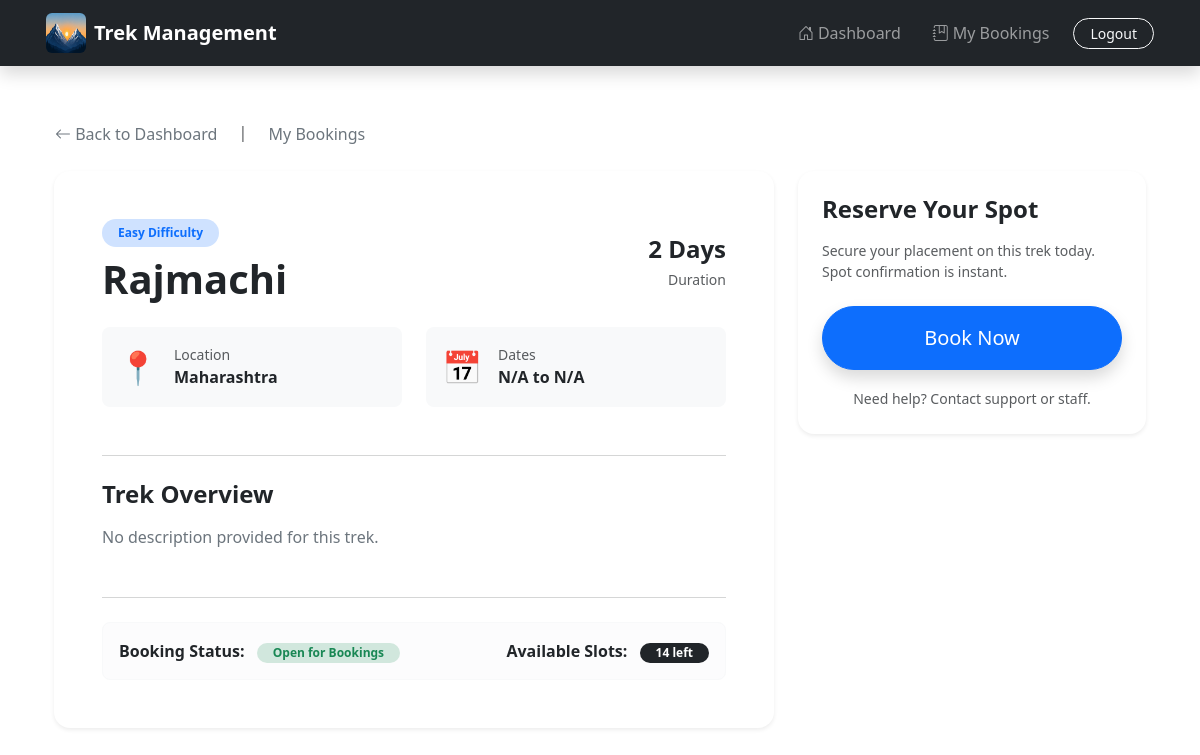
The page /trek/2 (signed in) on the database its author committed.
### models.py (models this page shows, shortened)
class Trek(db.Model):
    __tablename__ = "treks"
    trek_id = db.Column(db.Integer, primary_key=True)
    trek_name = db.Column(db.String(200), nullable=False)
    location = db.Column(db.String(200))
    difficulty = db.Column(db.String(30))
    duration_days = db.Column(db.Integer)
    available_slots = db.Column(db.Integer)
    start_date = db.Column(db.Date)
    end_date = db.Column(db.Date)
    description = db.Column(db.Text)
    status = db.Column(db.String(30), default="Pending")
    bookings = db.relationship("Booking",back_populates="trek",lazy=True)
    reviews = db.relationship("Review",back_populates="trek",lazy=True)

### routes/user.py (the view)
@user.route("/trek/<int:trek_id>")
def trek_detail(trek_id):
    if "user_id" not in session or session.get("role") != "user":
        flash("Please login first.")
        return redirect(url_for("auth.login"))
    trek = Trek.query.get(trek_id)
    if not trek:
        flash("Trek not found.")
        return redirect(url_for("auth.user_dashboard"))
    return render_template("user/trek_detail.html", trek=trek)

### templates/user/trek_detail.html (shortened to what this page needs)
{% extends "base.html" %}
{% block content %}
<div class="container py-4">
    <div class="mb-4">
        <a href="{{ url_for('auth.user_dashboard') }}" class="btn btn-link text-decoration-none p-0 me-3 text-secondary">
            <i class="bi bi-arrow-left"></i> Back to Dashboard
        </a>
        <span class="text-muted">|</span>
        <a href="{{ url_for('user.my_bookings') }}" class="btn btn-link text-decoration-none p-0 ms-3 text-secondary">
            My Bookings
        </a>
    </div>
    <div class="row">
        <div class="col-lg-8 mb-4">
            <div class="card border-0 shadow-sm rounded-4 p-4 p-md-5">
                <div class="d-flex flex-wrap align-items-center justify-content-between gap-3 mb-4">
                    <div>
                        <span class="badge bg-primary-subtle text-primary px-3 py-2 rounded-pill mb-2">
                            {{ trek.difficulty }} Difficulty
                        </span>
                        <h1 class="fw-bold text-dark mb-0">{{ trek.trek_name }}</h1>
                    </div>
                    <div class="text-lg-end">
                        <span class="fs-4 fw-bold text-dark d-block">{{ trek.duration_days }} Days</span>
                        <span class="text-muted small">Duration</span>
                    </div>
                </div>
                <div class="row g-4 mb-4">
                    <div class="col-sm-6">
                        <div class="d-flex align-items-center p-3 bg-light rounded-3">
                            <span class="fs-2 me-3">📍</span>
                            <div>
                                <small class="text-muted d-block">Location</small>
                                <strong class="text-dark">{{ trek.location or 'N/A' }}</strong>
                            </div>
                        </div>
                    </div>
                    <div class="col-sm-6">
                        <div class="d-flex align-items-center p-3 bg-light rounded-3">
                            <span class="fs-2 me-3">📅</span>
                            <div>
                                <small class="text-muted d-block">Dates</small>
                                <strong class="text-dark">
                                    {{ trek.start_date.strftime('%b %d, %Y') if trek.start_date else 'N/A' }}
                                    to
                                    {{ trek.end_date.strftime('%b %d, %Y') if trek.end_date else 'N/A' }}
                                </strong>
                            </div>
                        </div>
                    </div>
                </div>
                <hr class="my-4 text-muted opacity-25">
                <h4 class="fw-bold text-dark mb-3">Trek Overview</h4>
                <p class="text-secondary leading-relaxed mb-4">
                    {{ trek.description or 'No description provided for this trek.' }}
                </p>
                <hr class="my-4 text-muted opacity-25">
                <div class="d-flex align-items-center justify-content-between p-3 border border-light rounded-3 bg-light-subtle">
                    <div>
                        <strong class="text-dark">Booking Status:</strong>
                        {% if trek.status == 'Open' %}
                            <span class="badge bg-success-subtle text-success ms-2 px-3 py-1 rounded-pill">Open for Bookings</span>
                        {% else %}
                            <span class="badge bg-warning-subtle text-warning ms-2 px-3 py-1 rounded-pill">{{ trek.status }}</span>
                        {% endif %}
                    </div>
                    <div>
                        <strong class="text-dark">Available Slots:</strong>
                        <span class="badge bg-dark ms-2 px-3 py-1 rounded-pill">{{ trek.available_slots }} left</span>
                    </div>
                </div>
            </div>
        </div>
        <div class="col-lg-4">
            <div class="card border-0 shadow-sm rounded-4 p-4 sticky-top" style="top: 100px; z-index: 10;">
                <h4 class="fw-bold text-dark mb-3">Reserve Your Spot</h4>
                <p class="text-muted small mb-4">Secure your placement on this trek today. Spot confirmation is instant.</p>
                {% if trek.status == 'Open' and trek.available_slots > 0 %}
                    <a href="{{ url_for('user.book_trek', trek_id=trek.trek_id) }}" class="btn btn-primary btn-lg w-100 py-3 rounded-pill shadow mb-3">
                        Book Now
                    </a>
                {% endif %}
                <div class="text-center">
                    <small class="text-muted">Need help? Contact support or staff.</small>
                </div>
            </div>
        </div>
    </div>
</div>
{% endblock %}

### rows shown on the page
Trek: difficulty "Easy", trek_name "Rajmachi", duration_days "2", location "Maharashtra", start_date "N/A", end_date "N/A", description "No description provided for this trek.", available_slots "14"
